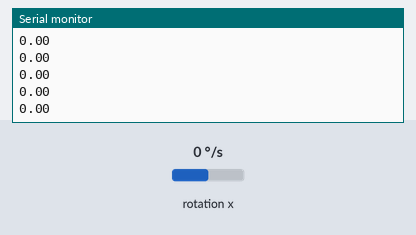
Recording of a sketch running on a simulated Arduino Uno, built with avr-gcc and run on an emulated ATmega328P. Shown: the last lines printed to the serial monitor. Wiring (inferred from the names in the program): MPU-6050 motion sensor at I2C address 0x68. The test bench sets the inputs (shaded band); at power-on: rotation x 0 °/s.

Above: at 2.1 s.
2.2 s: rotation x set to -192 °/s
At 2.49 s:
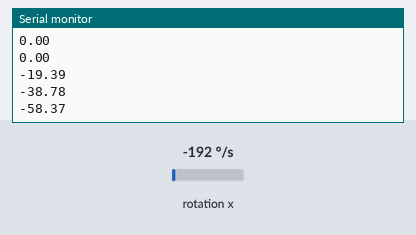
3.7 s: rotation x set to -100 °/s
At 3.7 s:
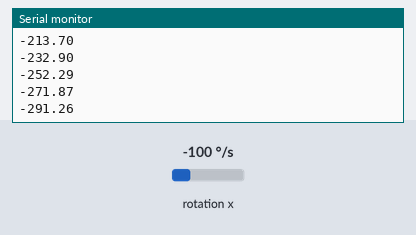
Timing chart, 0 to 6.7 s (numbered marks = the images above; inputs shaded):
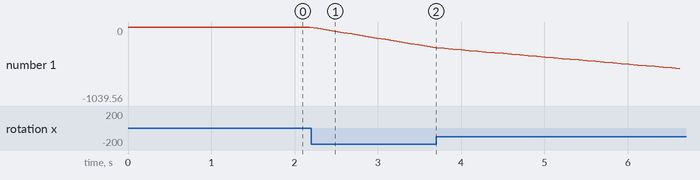

The sketch:

gyroDrift.ino
```cpp
/*
 * Author : kunchala Anil
 * Email : anilkunchalaece@gmail.com
 * Date : 21 May 2018
 *
 * This sketch is used to calculate angle from MPU6050 GyroScope Angular Rate
 * Ingridient of sketch is
 *     Angle = prevAngle + presentAngularRate * dt
 *     prevAngle = Angle
 *
 *     dt -> time elapsed from the last angular rate reading
 *
 *     Offset Value is used to slow the Gyro Drift
 *
 *  For discussion on the code ref : http://forum.arduino.cc/index.php?topic=548675
 */
#include <Wire.h>
const float GYRO_SENSITIVITY_SCALE_FACTOR = 131.0; //for 200 degrees / sec
const int MPU6050_ADDR = 0b1101000;
const byte PWR_REG_ADDR = 0x6B;
const byte GYRO_CONFIG_REG_ADDR = 0x1B;
const byte GYRO_READ_START_ADDR = 0x43;
int16_t gyroX;
float rotX; // It is Angular Rate
float prevRotX=0;
unsigned long prevTime=0,currentTime;

float offsetVal;
const int noOfSamplesForOffset = 1000;

void setup() {
 Wire.begin();
 Serial.begin(115200);
 configureMPU();

  float totalVal = 0;
  for (int i=0; i< noOfSamplesForOffset; i++){
    readGyroX();
    Serial.println(rotX);
    totalVal = totalVal + (rotX);
  }//end of for
  Serial.println(totalVal);
 offsetVal = totalVal / (noOfSamplesForOffset);
 Serial.print("offset Val");
 Serial.println(offsetVal);
 //while(1);
}//end of setup

void loop() {

  if(prevTime == 0){
    readGyroX();
    prevTime = millis();
  }else{
    readGyroX();

    currentTime = millis();
    double dt = (currentTime - prevTime)/1000.0;
    prevTime = currentTime;
    rotX =  prevRotX + (rotX-offsetVal)* dt;
    prevRotX = rotX;
    Serial.println(rotX);
  }//end of ifElse
  delay(100);
}//end of loop

void readGyroX(){
   Wire.beginTransmission(MPU6050_ADDR);
  Wire.write(GYRO_READ_START_ADDR);  // starting with register 0x3B (ACCEL_XOUT_H)
  Wire.endTransmission(false);
  Wire.requestFrom(MPU6050_ADDR,2,true);
  gyroX=Wire.read()<<8|Wire.read();  // 0x43 (GYRO_XOUT_H) & 0x44 (GYRO_XOUT_L)
  rotX = gyroX / GYRO_SENSITIVITY_SCALE_FACTOR;
}//end of readGyroX Fcn

void configureMPU(){
  //Power Register
  Wire.beginTransmission(MPU6050_ADDR);
  Wire.write(PWR_REG_ADDR);//Access the power register
  Wire.write(0b00000000);
  Wire.endTransmission();

  //Gyro Config
  Wire.beginTransmission(MPU6050_ADDR);
  Wire.write(GYRO_CONFIG_REG_ADDR);
  Wire.write(0b00000000);
  Wire.endTransmission();
}//end of setUpMPU Fcn
```

Measured:
- after the input at 2.2 s, the serial monitor: prints a new line after 0.08 s (image 1)
- plotted number 1: 0 → -291.26 after the input at 2.2 s
